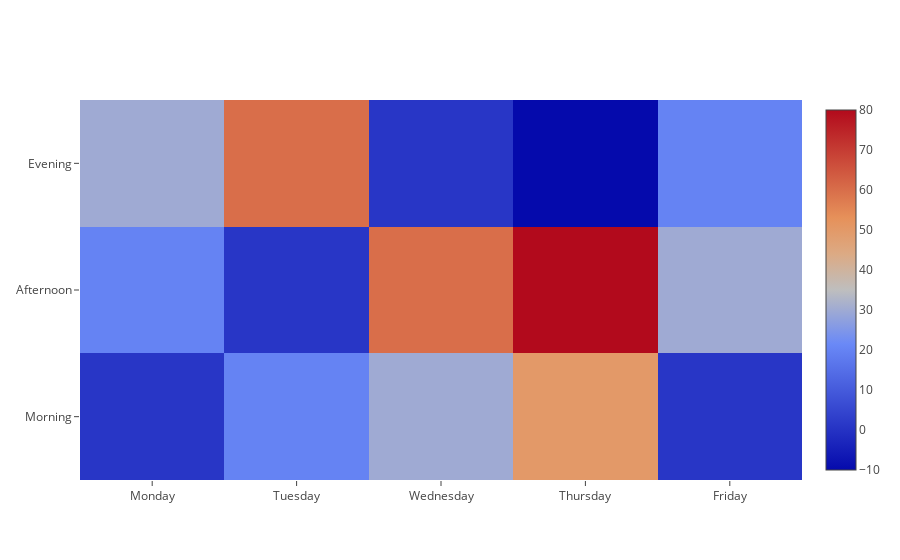

Write notebook code for a chart like this one.
### Markdown cell above
#### Heatmap

### Code cell
trace = go.Heatmap(z=[[1, 20, 30, 50, 1], [20, 1, 60, 80, 30], [30, 60, 1, -10, 20]],
                   x=['Monday', 'Tuesday', 'Wednesday', 'Thursday', 'Friday'],
                   y=['Morning', 'Afternoon', 'Evening'])
data=[trace]
iplot(data)

### Figure 1 — Plotly figure (JSON) as saved in the notebook; plotly's stock layout.template omitted (floating-point values rounded to 4 significant figures)
{"data": [{"type": "heatmap", "x": ["Monday", "Tuesday", "Wednesday", "Thursday", "Friday"], "y": ["Morning", "Afternoon", "Evening"], "z": [[1, 20, 30, 50, 1], [20, 1, 60, 80, 30], [30, 60, 1, -10, 20]]}], "layout": {}}
